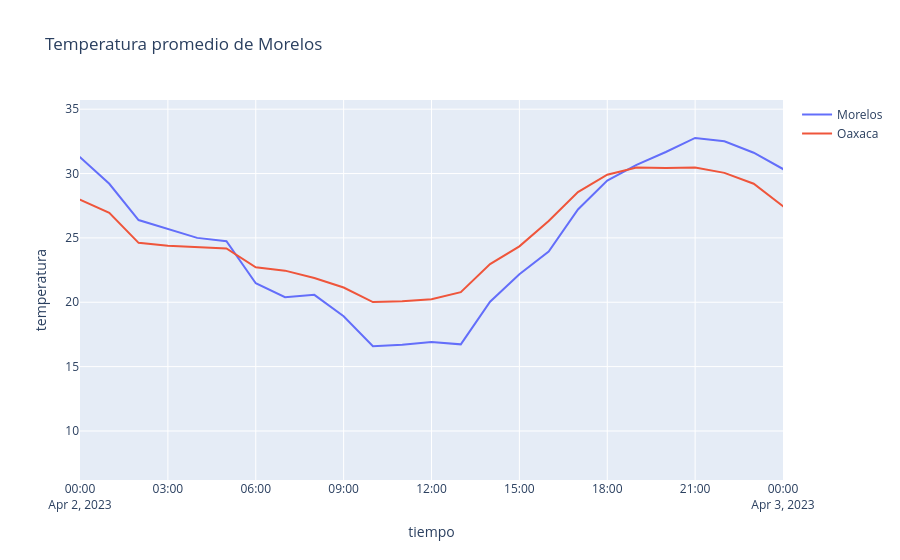

The notebook cell saved with this chart:
### Code cell
fig = go.Figure()
fig.add_trace(go.Scatter(
    x=t2m_promedio_morelos.index,
    y=t2m_promedio_morelos.values,
    mode="lines",
    name="Morelos"
))

fig.add_trace(go.Scatter(
    x=t2m_promedio_oaxaca.index,
    y=t2m_promedio_oaxaca.values,
    mode="lines",
    name="Oaxaca"
))

fig.update_layout(title="Temperatura promedio de Morelos",
                  xaxis = dict(range=[f1,f2]),
                  yaxis_title ="temperatura",
                  xaxis_title ="tiempo"
                  )

fig.show()

### Figure 1 — Plotly figure (JSON) as saved in the notebook; plotly's stock layout.template omitted (floating-point values rounded to 4 significant figures; data arrays with more than 128 entries replaced by an {"elided": "..."} marker saying what was removed)
{"data": [{"mode": "lines", "name": "Morelos", "type": "scatter", "x": {"elided": "8760 str values"}, "y": {"elided": "8760 float values"}}, {"mode": "lines", "name": "Oaxaca", "type": "scatter", "x": {"elided": "8760 str values"}, "y": {"elided": "8760 float values"}}], "layout": {"title": {"text": "Temperatura promedio de Morelos"}, "xaxis": {"range": ["2023-04-02T00:00:00", "2023-04-03T00:00:00"], "title": {"text": "tiempo"}}, "yaxis": {"title": {"text": "temperatura"}}}}
